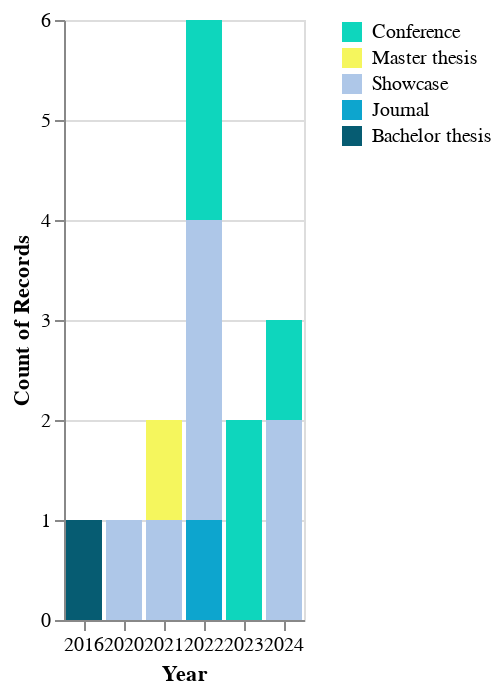

Here is the Vega-Lite specification saved for this chart:
### Vega-Lite specification from a JSON file in a GitHub repository (floating-point values rounded to 4 significant figures)
{"$schema": "https://vega.github.io/schema/vega-lite/v5.json", "data": {"values": [{"Link": "https://www.py4ai.com/", "Publications": "Py4Ai", "Type": "Conference", "Year": "2024"}, {"Link": "https://www.youtube.com/live/mbT5xptiYOo?si=JP1NSMxcnkaogKhp", "Publications": "Costruiamo un sito con MkDocs e Python! Parte 2", "Type": "Showcase", "Year": "2024"}, {"Link": "https://www.youtube.com/live/BeWo2xe-uvM?si=lizCj8QaFbo0DUpf", "Publications": "Costruiamo un sito con MkDocs e Python! Parte 1", "Type": "Showcase", "Year": "2024"}, {"Link": "https://bidigital.it", "Publications": "BiDigital - speaker with PythonBiellaGroup", "Type": "Conference", "Year": "2023"}, {"Link": "--", "Publications": "Pycon IT 2023", "Type": "Conference", "Year": "2023"}, {"Link": "https://youtu.be/ERfWbg6lYgo", "Publications": "Modern data engineering part 1", "Type": "Showcase", "Year": "2022"}, {"Link": "https://youtu.be/dWkjj2HxHyI", "Publications": "Modern data engineering part 2", "Type": "Showcase", "Year": "2022"}, {"Link": "--", "Publications": "Sentiment analysis on social media", "Type": "Journal", "Year": "2022"}, {"Link": "--", "Publications": "Data quality tool (Great Expectations) for @Hype", "Type": "Showcase", "Year": "2022"}, {"Link": "https://youtu.be/2MB0O9ETLd8", "Publications": "PythonBiellaGroup closing year conference", "Type": "Conference", "Year": "2022"}, {"Link": "https://bidigital.it", "Publications": "BiDigital - speaker", "Type": "Conference", "Year": "2022"}, {"Link": "--", "Publications": "Refactoring of an ETL pipeline concerning data produced by sensors mounted on logistic machines", "Type": "Master thesis", "Year": "2021"}, {"Link": "https://youtu.be/4RoCMuSYhD4", "Publications": "Web scraping on social media and sentiment analysis", "Type": "Showcase", "Year": "2021"}, {"Link": "https://github.com/airaghidavide/employee-churn-classifier", "Publications": "ML employee churn prediction @Reti S.p.a", "Type": "Showcase", "Year": "2020"}, {"Link": "--", "Publications": "Identification of a KPI dashboard and developing of a tool to monitor them", "Type": "Bachelor thesis", "Year": "2016"}]}, "encoding": {"color": {"field": "Type", "scale": {"domain": ["Conference", "Master thesis", "Showcase", "Journal", "Bachelor thesis"], "range": ["#0ed6bd", "#f5f65d", "#aec7e8", "#0da5ce", "#065c72"]}, "title": "", "type": "nominal"}, "tooltip": {"field": "Publications", "type": "nominal"}, "x": {"field": "Year", "timeUnit": "year", "title": "Year", "type": "ordinal"}, "y": {"aggregate": "count", "type": "quantitative"}}, "mark": "bar"}
